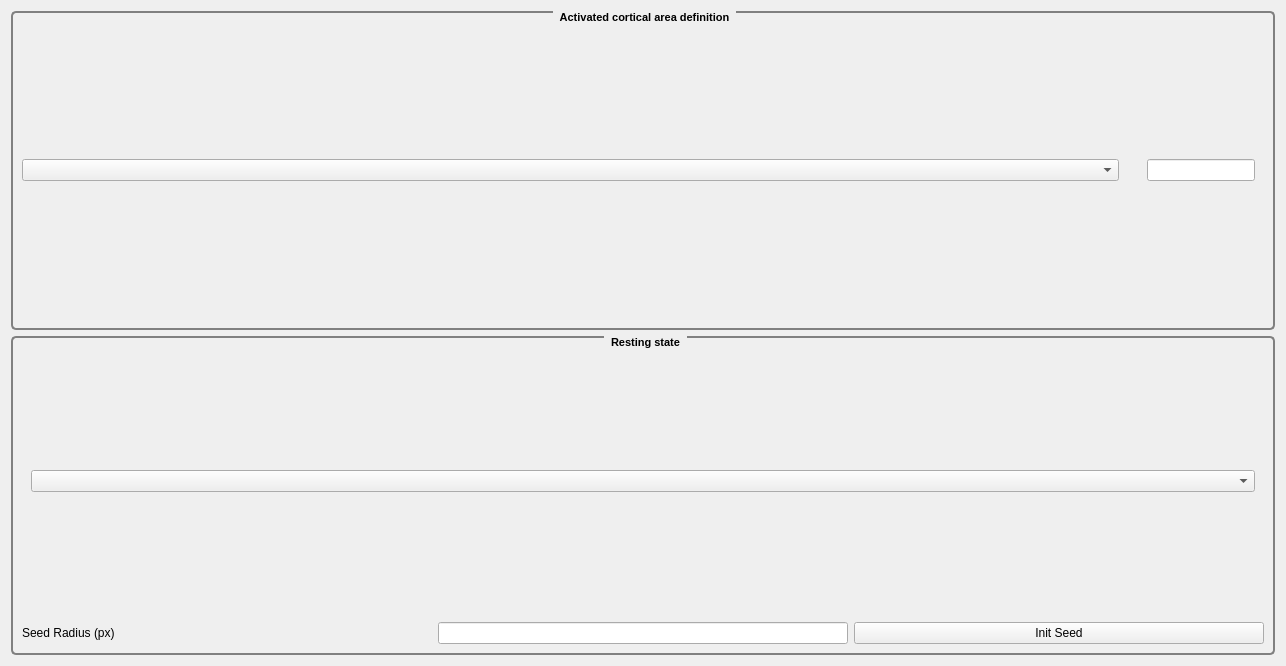
<?xml version="1.0" encoding="UTF-8"?>
<ui version="4.0">
 <class>HStatistics</class>
 <widget class="QWidget" name="HStatistics">
  <property name="geometry">
   <rect>
    <x>0</x>
    <y>0</y>
    <width>1286</width>
    <height>666</height>
   </rect>
  </property>
  <property name="windowTitle">
   <string>Form</string>
  </property>
  <layout class="QGridLayout" name="gridLayout" rowstretch="0,0" columnstretch="1,0">
   <item row="1" column="0" colspan="2">
    <widget class="QGroupBox" name="_Resting_state">
     <property name="font">
      <font>
       <pointsize>8</pointsize>
       <bold>true</bold>
      </font>
     </property>
     <property name="styleSheet">
      <string notr="true"> QGroupBox {

     border: 2px solid gray;
     border-radius: 5px;
     margin-top: 5ex; /* leave space at the top for the title */
 }
 QGroupBox::title {
     subcontrol-origin: margin;
     subcontrol-position: top center; /* position at the top center */
     padding: 0 5px;
 }


</string>
     </property>
     <property name="title">
      <string>Resting state</string>
     </property>
     <property name="alignment">
      <set>Qt::AlignmentFlag::AlignCenter</set>
     </property>
     <property name="checkable">
      <bool>false</bool>
     </property>
     <layout class="QGridLayout" name="gridLayout_4" columnstretch="1,1,1">
      <item row="1" column="2">
       <widget class="QPushButton" name="_init_seed">
        <property name="text">
         <string>Init Seed</string>
        </property>
       </widget>
      </item>
      <item row="1" column="0">
       <widget class="QLabel" name="label">
        <property name="text">
         <string>Seed Radius (px)</string>
        </property>
       </widget>
      </item>
      <item row="1" column="1">
       <widget class="HValueEdit" name="_seed_radius"/>
      </item>
      <item row="0" column="0" colspan="3">
       <widget class="QWidget" name="widget" native="true">
        <layout class="QHBoxLayout" name="horizontalLayout">
         <item>
          <widget class="QComboBox" name="_resting_state_method"/>
         </item>
        </layout>
       </widget>
      </item>
     </layout>
    </widget>
   </item>
   <item row="0" column="0" colspan="2">
    <widget class="QGroupBox" name="_stats">
     <property name="font">
      <font>
       <pointsize>8</pointsize>
       <bold>true</bold>
      </font>
     </property>
     <property name="styleSheet">
      <string notr="true"> QGroupBox {

     border: 2px solid gray;
     border-radius: 5px;
     margin-top: 5ex; /* leave space at the top for the title */
 }
 QGroupBox::title {
     subcontrol-origin: margin;
     subcontrol-position: top center; /* position at the top center */
     padding: 0 5px;
 }


</string>
     </property>
     <property name="title">
      <string>Activated cortical area definition</string>
     </property>
     <property name="checkable">
      <bool>false</bool>
     </property>
     <layout class="QGridLayout" name="gridLayout_2" columnstretch="1,0">
      <item row="0" column="1">
       <widget class="QWidget" name="_widget_stat" native="true">
        <layout class="QHBoxLayout" name="horizontalLayout_2" stretch="0,0">
         <item>
          <widget class="QLabel" name="_label_setting">
           <property name="text">
            <string/>
           </property>
          </widget>
         </item>
         <item>
          <widget class="HValueEdit" name="_setting">
           <property name="font">
            <font>
             <pointsize>8</pointsize>
            </font>
           </property>
          </widget>
         </item>
        </layout>
       </widget>
      </item>
      <item row="0" column="0">
       <widget class="QComboBox" name="_stats_type">
        <property name="font">
         <font>
          <pointsize>8</pointsize>
         </font>
        </property>
       </widget>
      </item>
     </layout>
    </widget>
   </item>
  </layout>
 </widget>
 <customwidgets>
  <customwidget>
   <class>HValueEdit</class>
   <extends>QLineEdit</extends>
   <header>HValueEdit.h</header>
  </customwidget>
 </customwidgets>
 <resources/>
 <connections/>
</ui>
